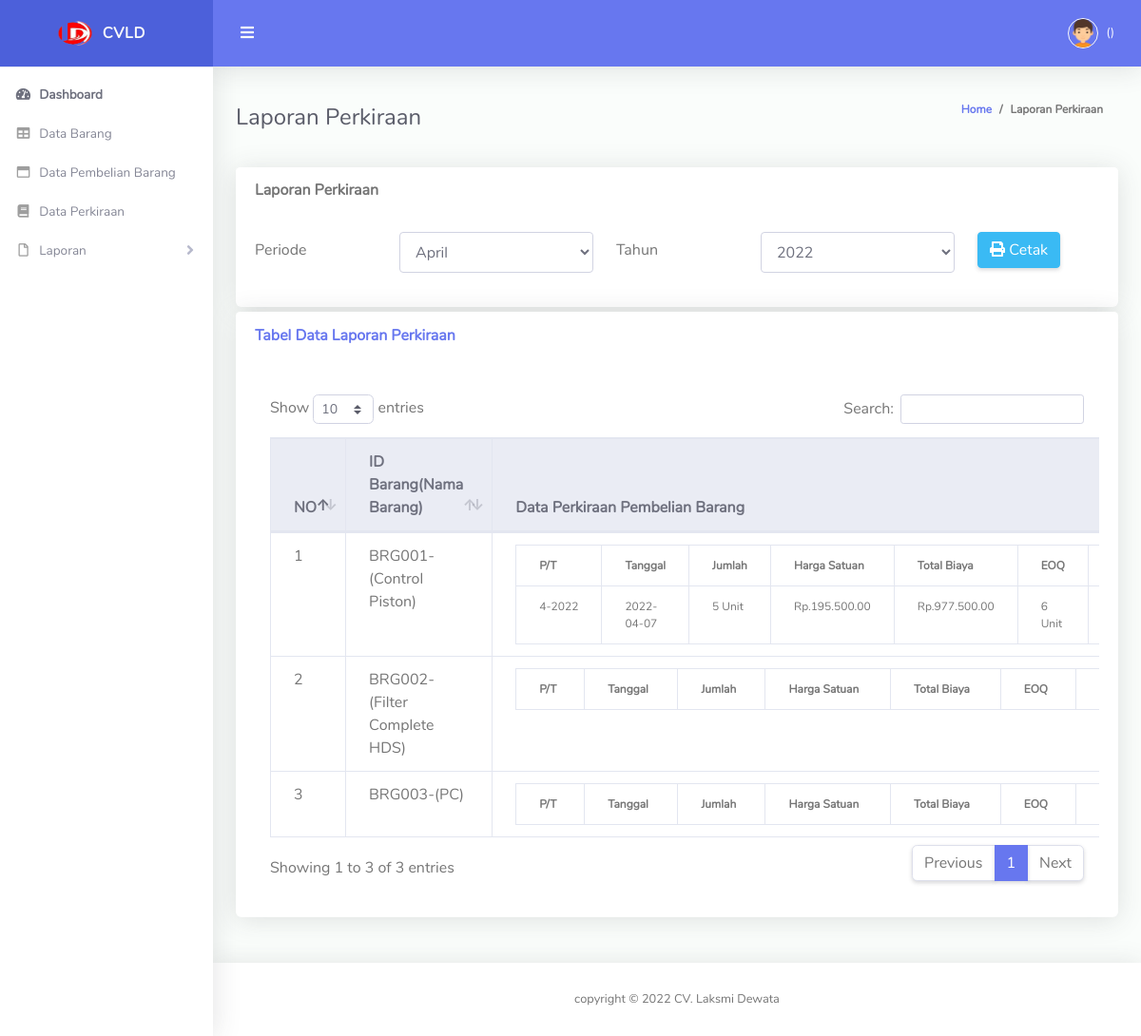
The page /dashboard_accounting.php?p=laporan_perkiraan on the database its author committed.
### tables this page shows
CREATE TABLE `tbl_barang` (
  `id_barang` varchar(50) NOT NULL,
  `nama_barang` varchar(50) NOT NULL,
  `satuan` varchar(50) NOT NULL,
  `stok_awal` varchar(50) NOT NULL,
  `stok_akhir` varchar(50) NOT NULL
);

CREATE TABLE `tbl_perkiraan` (
  `id_perkiraan` int(11) NOT NULL,
  `id_pembelian` varchar(50) NOT NULL,
  `id_barang` varchar(50) NOT NULL,
  `satuan` varchar(50) NOT NULL,
  `jumlah` varchar(50) NOT NULL,
  `harga_satuan` varchar(50) NOT NULL,
  `total_biaya` varchar(50) NOT NULL,
  `periode` varchar(50) NOT NULL,
  `tahun` varchar(50) NOT NULL,
  `tanggal` varchar(50) NOT NULL,
  `eoq` varchar(50) NOT NULL,
  `frekuensi` varchar(50) NOT NULL,
  `rop` varchar(50) NOT NULL
);

### Accounting/laporan_perkiraan.php (the view, shortened to what this page needs)
<div class="container-fluid" id="container-wrapper">
  <div class="d-sm-flex align-items-center justify-content-between mb-4">
    <h2 class="h4 mb-0 text-gray-800">Laporan Perkiraan</h2>
    <ol class="breadcrumb">
      <li class="breadcrumb-item"><a href="#">Home</a></li>
      <li class="breadcrumb-item active" aria-current="page">Laporan Perkiraan</li>
    </ol>
  </div>
  <div class="row">
    <div class="col-md-12" style="margin-bottom: 5px;">
      <div class="card">
        <div class="card-header">
          <b class="card-title">Laporan Perkiraan</b>
        </div>
        <div class="card-body">
           <form method="post" action="laporan/laporan_perkiraan.php" target="_blank">
            <div class="form-group row">
              <label class="col-sm-2 col-form-label">Periode</label>
              <div class="col-sm-3">
                <select name="periode" class="form-control" required="required">
                    <?php
                  $bulan = array("", "Januari", "Februari", "Maret", "April", "Mei", "Juni", "Juli", "Agustus", "September", "Oktober", "November", "Desember");
                  for($a=1;$a<=12;$a++){
                   if($a==date("m"))
                   {
                   $pilih="selected";
                   }
                   else
                   {
                   $pilih="";
                   }
                  echo("<option value=\"$a\" $pilih>$bulan[$a]</option>"."\n");
                  }
                  ?>
                </select>
               </div>
              <label class="col-sm-2 col-form-label">Tahun</label>
              <div class="col-sm-3">
                  <select name="tahun" class="form-control" required="required">
                    <?php
                    $mulai= date('Y') - 50;
                    for($i = $mulai; $i<$mulai + 100;$i++){
                    $sel = $i == date('Y') ? ' selected="selected"' : '';
                    echo '<option value="'.$i.'"'.$sel.'>'.$i.'</option>';
                    }
                    ?>
                  </select>
              </div>
              <div class="col-sm-2">
                <button type="submit" class="btn btn-info"><i class="fa fa-print"></i> Cetak </button>
              </div>
            </div>
          </form>
        </div>
      </div>
    </div>
  </div>
  <div class="row mb-12">
    <div class="col-xl-12 col-md-6 mb-4">
       <div class="card mb-4">
        <div class="card-header py-3 d-flex flex-row align-items-center justify-content-between">
          <h6 class="m-0 font-weight-bold text-primary">Tabel Data Laporan Perkiraan</h6>
        </div>
        <div class="card-body">
          <div class="table-responsive p-3">
          <table class="table align-items-center table-hover table-bordered" id="dataTableHover">
            <thead class="thead-light">
              <tr>
                <th>NO</th>
                <th>ID Barang(Nama Barang)</th>
                <th>Data Perkiraan Pembelian Barang</th>
              </tr>
            </thead>
            <tbody>
              <?php
               include "koneksi.php";
               $no=1;
               $query_user="SELECT * FROM tbl_barang";
               $sql_user=mysqli_query($connect, $query_user);
               while ($data_user=mysqli_fetch_array($sql_user)) {
              ?>
              <tr>
                 <td><?php echo $no;?></td>
                 <td><?php echo $data_user['id_barang'];?>-(<?php echo $data_user['nama_barang'];?>)</td>
              <td>
              <table class="table table-bordered" style="font-size: 12px;">
                <thead>
                  <tr>
                      <th>P/T</th>
                      <th>Tanggal</th>
                      <th>Jumlah</th>
                      <th>Harga Satuan</th>
                      <th>Total Biaya</th>
                      <th>EOQ</th>
                      <th>Frekuensi</th>
                  </tr>
                </thead>
                    <tbody>
                    <?php
                    include "koneksi.php";
                    $query="SELECT * FROM tbl_perkiraan WHERE id_barang='".$data_user['id_barang']."'";
                    $sql=mysqli_query($connect, $query);
                    while ($data=mysqli_fetch_array($sql)) {
                    ?>
                    <tr>
                      <td><?php echo $data['periode'];?>-<?php echo $data['tahun'];?></td>
                      <td><?php echo $data['tanggal'];?></td>
                      <td><?php echo $data['jumlah'];?> <?php echo $data['satuan'];?></td>
                      <td><?php
                        $stok= $data['harga_satuan'];
                        echo "Rp.".number_format($stok, 2, ".", ".");
                        ?>
                      </td>
                      <td><?php
                        $ttl= $data['total_biaya'];
                        echo "Rp.".number_format($ttl, 2, ".", ".");
                        ?>
                      </td>
                      <td><?php echo $data['eoq'];?> <?php echo $data['satuan'];?></td>
                      <td><?php echo $data['frekuensi'].' Kali';?></td>
                    </tr>
                  <?php }?>
                </tbody>
              </table>
              </td>
              </tr>
              <?php $no++;}
              ?>
            </tbody>
          </table>
          </div>
        </div>
      </div>
    </div>
  </div>
</div>

### rows shown on the page
tbl_barang: id_barang "BRG001", nama_barang "Control Piston"
tbl_perkiraan: periode "4", tahun "2022", tanggal "2022-04-07", jumlah "5", satuan "Unit", harga_satuan "195.500.00", total_biaya "977.500.00", eoq "6"
tbl_barang: id_barang "BRG002", nama_barang "Filter Complete HDS"
tbl_barang: id_barang "BRG003", nama_barang "PC"

### other values the page prints
form field periode "April"
form field tahun "2022"
